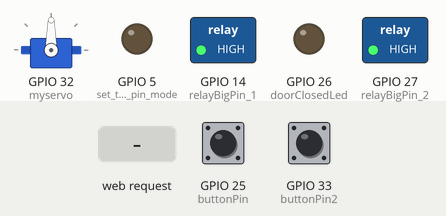
The sketch below on a simulated ESP32. Shown: servo, switched loads named in the sketch (green lamp = pin HIGH), output pins drawn as LEDs (lit = HIGH). The test bench sets the inputs (shaded band); at power-on: GPIO 33 (buttonPin2) LOW, GPIO 25 (buttonPin) LOW. WiFi joins after 1.5 s; servers stay silent unless stated; what the sketch prints to the serial monitor is not drawn.

Above: at 2.7 s.
2.8 s: HTTP request GET /H received
At 4.1 s:
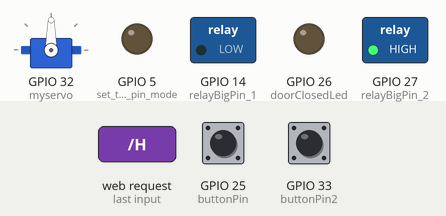
At 5.7 s:
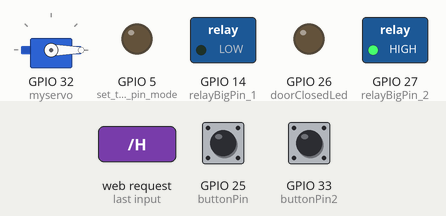
5.8 s: GPIO 33 (buttonPin2) pulled HIGH for 1 s
At 8.8 s:
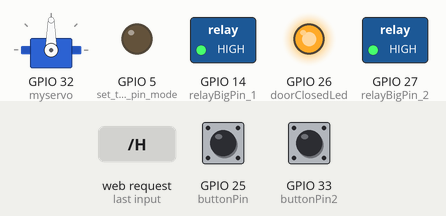
Timing chart, 0 to 10.3 s (numbered marks = the images above; inputs shaded):
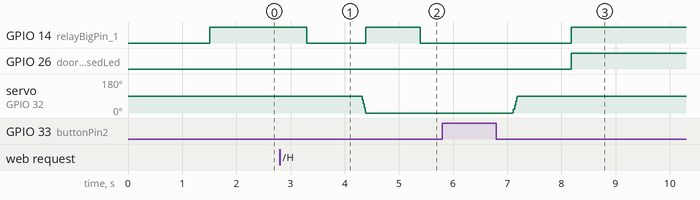

The sketch:

SimpleWiFiServer+ESPsekwencja.ino
```cpp
/*
 WiFi Web Server LED Blink

 A simple web server that lets you blink an LED via the web.
 This sketch will print the IP address of your WiFi Shield (once connected)
 to the Serial monitor. From there, you can open that address in a web browser
 to turn on and off the LED on pin 5.

 If the IP address of your shield is yourAddress:
 http://yourAddress/H turns the LED on
 http://yourAddress/L turns it off

 This example is written for a network using WPA encryption. For
 WEP or WPA, change the Wifi.begin() call accordingly.

 Circuit:
 * WiFi shield attached
 * LED attached to pin 5

 created for arduino 25 Nov 2012
 by Tom Igoe

ported for sparkfun esp32
31.01.2017 by Jan Hendrik Berlin

 */
#include <ESP32Servo.h>
#include <WiFi.h>

const char* ssid     = "HUAWEI";
const char* password = "12345678";

WiFiServer server(80);
Servo myservo;


int i = 0;
int j = 0;
int pos = 90;
int currentState;
int currentState2;
int pushCounter = 0;
int pushCounter2 = 0;
int lastState = HIGH;
int lastState2 = HIGH;

const int buttonPin = 25;
const int buttonPin2 = 33;
const int doorClosedLed = 26;

const int relayBigPin_1 = 14;
const int relayBigPin_2 = 27;


void setup()
{
    Serial.begin(115200);
    pinMode(5, OUTPUT);      // set the LED pin mode

    delay(10);

    // We start by connecting to a WiFi network

    Serial.println();
    Serial.println();
    Serial.print("Connecting to ");
    Serial.println(ssid);

    WiFi.begin(ssid, password);
    WiFi.setSleep(false);

    while (WiFi.status() != WL_CONNECTED) {
        delay(500);
        Serial.print(".");
    }

    Serial.println("");
    Serial.println("WiFi connected.");
    Serial.println("IP address: ");
    Serial.println(WiFi.localIP());

    server.begin();
    Serial.begin(9600);

    pinMode(buttonPin, INPUT);
    pinMode(buttonPin2, INPUT);

    pinMode(relayBigPin_1, OUTPUT);
    pinMode(relayBigPin_2, OUTPUT);
    pinMode(doorClosedLed, OUTPUT);

    myservo.attach(32);
    myservo.write(90);
    digitalWrite(doorClosedLed, LOW);
    digitalWrite(relayBigPin_1, HIGH);
    digitalWrite(relayBigPin_2, HIGH);

}

int value = 0;

void loop(){
 WiFiClient client = server.available();   // listen for incoming clients

  if (client) {                             // if you get a client,
    Serial.println("New Client.");           // print a message out the serial port
    String currentLine = "";                // make a String to hold incoming data from the client
    while (client.connected()) {            // loop while the client's connected
      if (client.available()) {             // if there's bytes to read from the client,
        char c = client.read();             // read a byte, then
        Serial.write(c);                    // print it out the serial monitor
        if (c == '\n') {                    // if the byte is a newline character

          // if the current line is blank, you got two newline characters in a row.
          // that's the end of the client HTTP request, so send a response:
          if (currentLine.length() == 0) {
            // HTTP headers always start with a response code (e.g. HTTP/1.1 200 OK)
            // and a content-type so the client knows what's coming, then a blank line:
            client.println("HTTP/1.1 200 OK");
            client.println("Content-type:text/html");
            client.println();

            // the content of the HTTP response follows the header:
            client.print("KLIKNIJ <a href=\"/H\">TU</a> BY OTWORZYC PACZKOMAT.<br>");
            //client.print("Click <a href=\"/L\">here</a> to turn the LED on pin 5 off.<br>");

            // The HTTP response ends with another blank line:
            client.println();
            // break out of the while loop:
            break;
          } else {    // if you got a newline, then clear currentLine:
            currentLine = "";
          }
        } else if (c != '\r') {  // if you got anything else but a carriage return character,
          currentLine += c;      // add it to the end of the currentLine
        }

        // Check to see if the client request was "GET /H" or "GET /L":
          currentState = digitalRead(buttonPin);
          if (currentState != lastState) {
            if (currentState == LOW) {
              pushCounter++;
            }
          }
          lastState = currentState;

          currentState2 = digitalRead(buttonPin2);
          if (currentState2 != lastState2) {
            if (currentState2 == LOW) {
              pushCounter2++;
            }
          }
          lastState2 = currentState2;

        ///////////////////////////////////////////////

           if (currentLine.endsWith("GET /H"))  {
            digitalWrite(relayBigPin_1, LOW);
            digitalWrite(doorClosedLed, LOW);
            delay(1000);
            for (pos = 90; pos >= 0; pos -= 1) {
            myservo.write(pos);
            delay(1);
            }
            digitalWrite(relayBigPin_1, HIGH);
            delay(1000);
            digitalWrite(relayBigPin_1, LOW);
          }

        ///////////////////////////////////////////////

          if (pushCounter2 == 1 && pos == -1) {
            delay(200);
            for (pos = 0; pos <= 90; pos += 1) {
            myservo.write(pos);
            delay(1);
            }
            delay(1000);
            digitalWrite(relayBigPin_1, HIGH);
            digitalWrite(doorClosedLed, HIGH);
            pos -=1;
          }

        //////////////////////////////////////////////

          if (pushCounter >= 1) {
            pushCounter = 0;
          }

           if (pushCounter2 >= 1) {
            i = 0;
            j = 0;
            pushCounter2 = 0;
          }

          delay(100);
        if (currentLine.endsWith("GET /L")) {
          digitalWrite(5, LOW);                // GET /L turns the LED off
        }
      }
    }
    // close the connection:
    client.stop();
    Serial.println("Client Disconnected.");
  }
}
```

Measured:
- after the input at 2.8 s, GPIO 14 (relayBigPin_1): HIGH → LOW after 0.50 s, → HIGH 1.1 s later, → LOW 1.0 s later; servo on GPIO 32 (myservo): 90° → 0° after 1.5 s
- after the input at 5.8 s, GPIO 14 (relayBigPin_1), GPIO 26 (doorClosedLed): LOW → HIGH after 2.4 s; servo on GPIO 32 (myservo): 0° → 90° after 1.3 s
